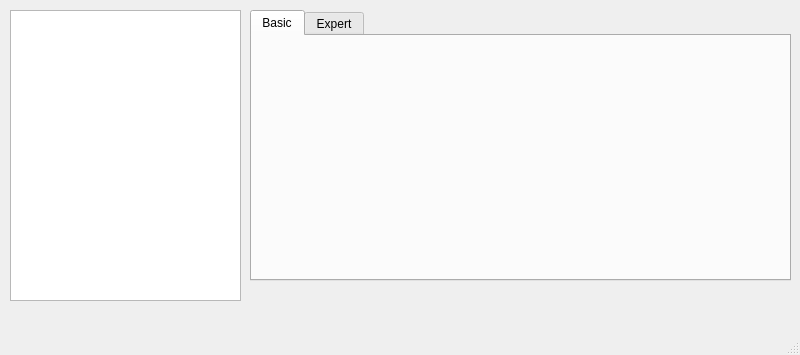
<?xml version="1.0" encoding="UTF-8"?>
<ui version="4.0">
 <class>SettingsWindow</class>
 <widget class="QMainWindow" name="SettingsWindow">
  <property name="geometry">
   <rect>
    <x>0</x>
    <y>0</y>
    <width>800</width>
    <height>355</height>
   </rect>
  </property>
  <property name="sizePolicy">
   <sizepolicy hsizetype="Preferred" vsizetype="Preferred">
    <horstretch>0</horstretch>
    <verstretch>0</verstretch>
   </sizepolicy>
  </property>
  <property name="minimumSize">
   <size>
    <width>0</width>
    <height>0</height>
   </size>
  </property>
  <property name="maximumSize">
   <size>
    <width>16777215</width>
    <height>16777215</height>
   </size>
  </property>
  <property name="baseSize">
   <size>
    <width>0</width>
    <height>-1</height>
   </size>
  </property>
  <property name="focusPolicy">
   <enum>Qt::ClickFocus</enum>
  </property>
  <property name="acceptDrops">
   <bool>false</bool>
  </property>
  <property name="windowTitle">
   <string>SettingsWindow</string>
  </property>
  <property name="toolButtonStyle">
   <enum>Qt::ToolButtonTextBesideIcon</enum>
  </property>
  <property name="tabShape">
   <enum>QTabWidget::Rounded</enum>
  </property>
  <widget class="QWidget" name="centralwidget">
   <widget class="QListView" name="listView">
    <property name="geometry">
     <rect>
      <x>10</x>
      <y>10</y>
      <width>231</width>
      <height>291</height>
     </rect>
    </property>
   </widget>
   <widget class="QTabWidget" name="tabWidget">
    <property name="geometry">
     <rect>
      <x>250</x>
      <y>10</y>
      <width>541</width>
      <height>271</height>
     </rect>
    </property>
    <property name="currentIndex">
     <number>0</number>
    </property>
    <widget class="QWidget" name="tab_3">
     <attribute name="title">
      <string>Basic</string>
     </attribute>
    </widget>
    <widget class="QWidget" name="tab_4">
     <attribute name="title">
      <string>Expert</string>
     </attribute>
    </widget>
   </widget>
  </widget>
  <widget class="QMenuBar" name="menubar">
   <property name="geometry">
    <rect>
     <x>0</x>
     <y>0</y>
     <width>800</width>
     <height>30</height>
    </rect>
   </property>
  </widget>
  <widget class="QStatusBar" name="statusbar"/>
 </widget>
 <resources/>
 <connections/>
</ui>
